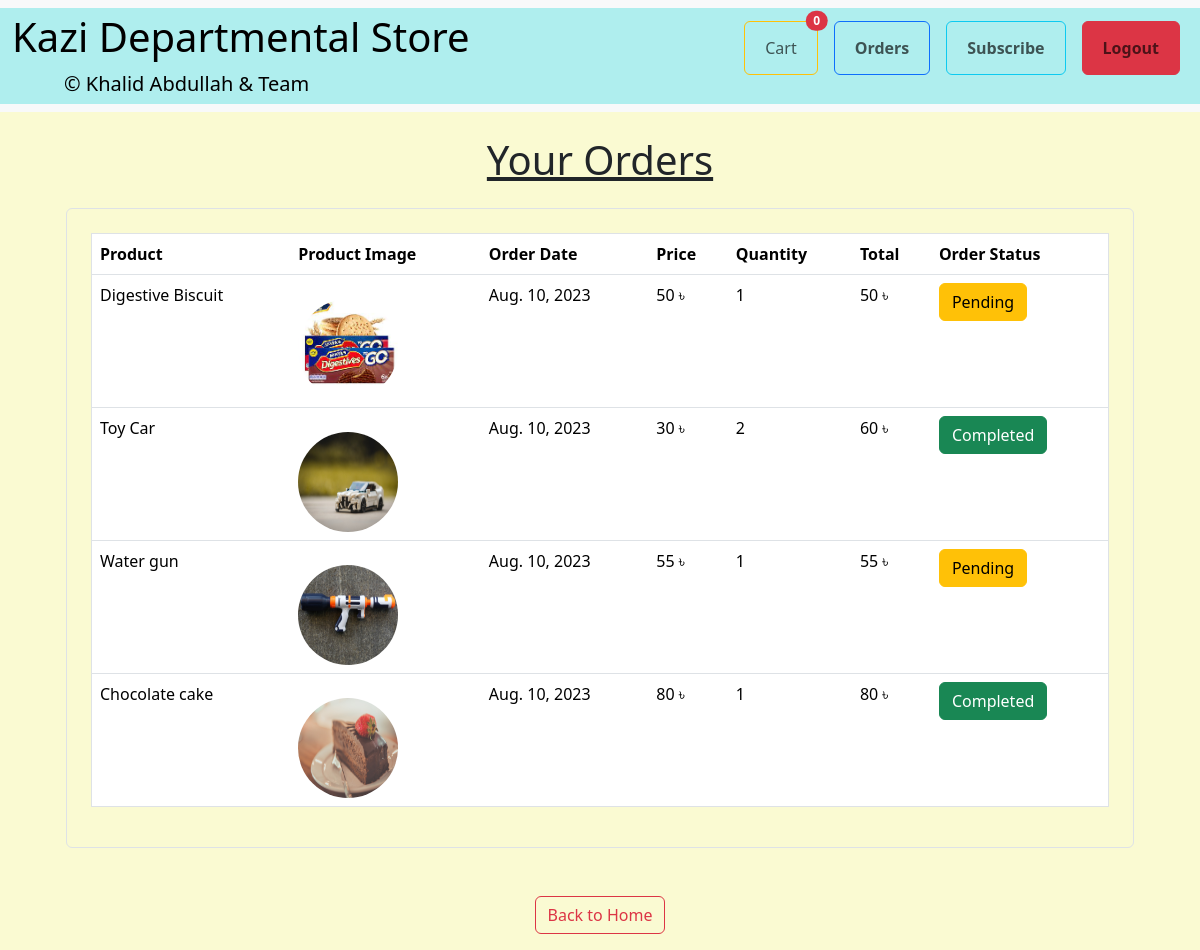
Screenshot of /orders/ (signed in) with the database file from the repository.
### shopStore/models/orders.py (models this page shows, shortened)
class Order(models.Model):
    product = models.ForeignKey(Product,on_delete=models.CASCADE)
    customer = models.ForeignKey(Customer,on_delete= models.CASCADE)
    quantity = models.IntegerField(default = 1)
    price = models.IntegerField()
    address = models.CharField(max_length=50 , default = '' , blank = True)
    phone = models.CharField(max_length=50 , default = '' , blank = True)
    date = models.DateField(default = datetime.datetime.today)
    status = models.BooleanField(default=False)
    @staticmethod
    def get_orders_by_customer(customer_id):
        return Order.objects.filter(customer = customer_id)

### shopStore/models/product.py (models this page shows, shortened)
class Product(models.Model):
    name = models.CharField(max_length=50)
    price = models.IntegerField(default=0)
    category = models.ForeignKey(Category,on_delete=models.CASCADE,default = 1)
    description = models.CharField(max_length=200 , default='', null = True , blank = True)
    image = models.ImageField(upload_to='uploads/products/')

### shopStore/views.py (the view, shortened to what this page needs)
# urls.py: path('orders/',OrderView.as_view(),name = 'orders'),
class OrderView(View):
    def get(self,requeest):
        customer = requeest.session.get('customer')
        orders = Order.get_orders_by_customer(customer)
        return render(requeest,'orders.html',{'orders':orders})

### shopStore/templatetags/cart.py (called while the page is built)
@register.filter(name = 'multiply')
def total(number1,number2):
    return number1 * number2

### shopStore/templates/orders.html (shortened to what this page needs)
{% extends 'base.html' %}
{% load cart %}
{% block content %}
<br>
    <h1 align = "center"><u>Your Orders</u></h1>
    <div class="container">
        <div class = "border rounded p-4 m-4">
            <table class="table" border = "">
                <thead>
                    <tr>
                        <th>Product</th>
                        <th>Product Image</th>
                        <th>Order Date</th>
                        <th>Price</th>
                        <th>Quantity</th>
                        <th>Total</th>
                        <th>Order Status</th>
                    </tr>
                </thead>
                <tbody>
                    {% for order in orders %}
                    <tr>
                        <td scope="row"> {{order.product.name}} </td>
                        <td><img align = "center" src="{{order.product.image.url}}" class="card-img-top mt-3" alt="..." style=" width:100px ;height:100px; border-radius: 50px;"></td>
                        <td>{{order.date}}</td>
                        <td>{{order.price}} &#2547; </td>
                        <td>{{order.quantity}}</td>
                        <td>{{order.quantity|multiply:order.price}} &#2547; </td>
                        {% if order.status %}
                            <td><p class = "btn btn-success">Completed</p></td>
                        {% else %}
                            <td><p class = "btn btn-warning">Pending</p></td>
                        {% endif %}
                    </tr>
                    {% endfor %}
                </tbody>
            </table>
        </div>
    </div>
    <br>
    <p align="center"><a class = "btn btn-outline-danger" href='/' >Back to Home </a></p>
{% endblock %}

### rows the page displays
Order: product.name "Digestive Biscuit", product.image (picture), date "Aug. 10, 2023", price "50", quantity "1", quantity|multiply "50", status "Pending"
Order: product.name "Toy Car", product.image (picture), date "Aug. 10, 2023", price "30", quantity "2", quantity|multiply "60", status "Completed"
Order: product.name "Water gun", product.image (picture), date "Aug. 10, 2023", price "55", quantity "1", quantity|multiply "55", status "Pending"
Order: product.name "Chocolate cake", product.image (picture), date "Aug. 10, 2023", price "80", quantity "1", quantity|multiply "80", status "Completed"

### other values shown
{{ request.session.cart.keys|length }} "0"
